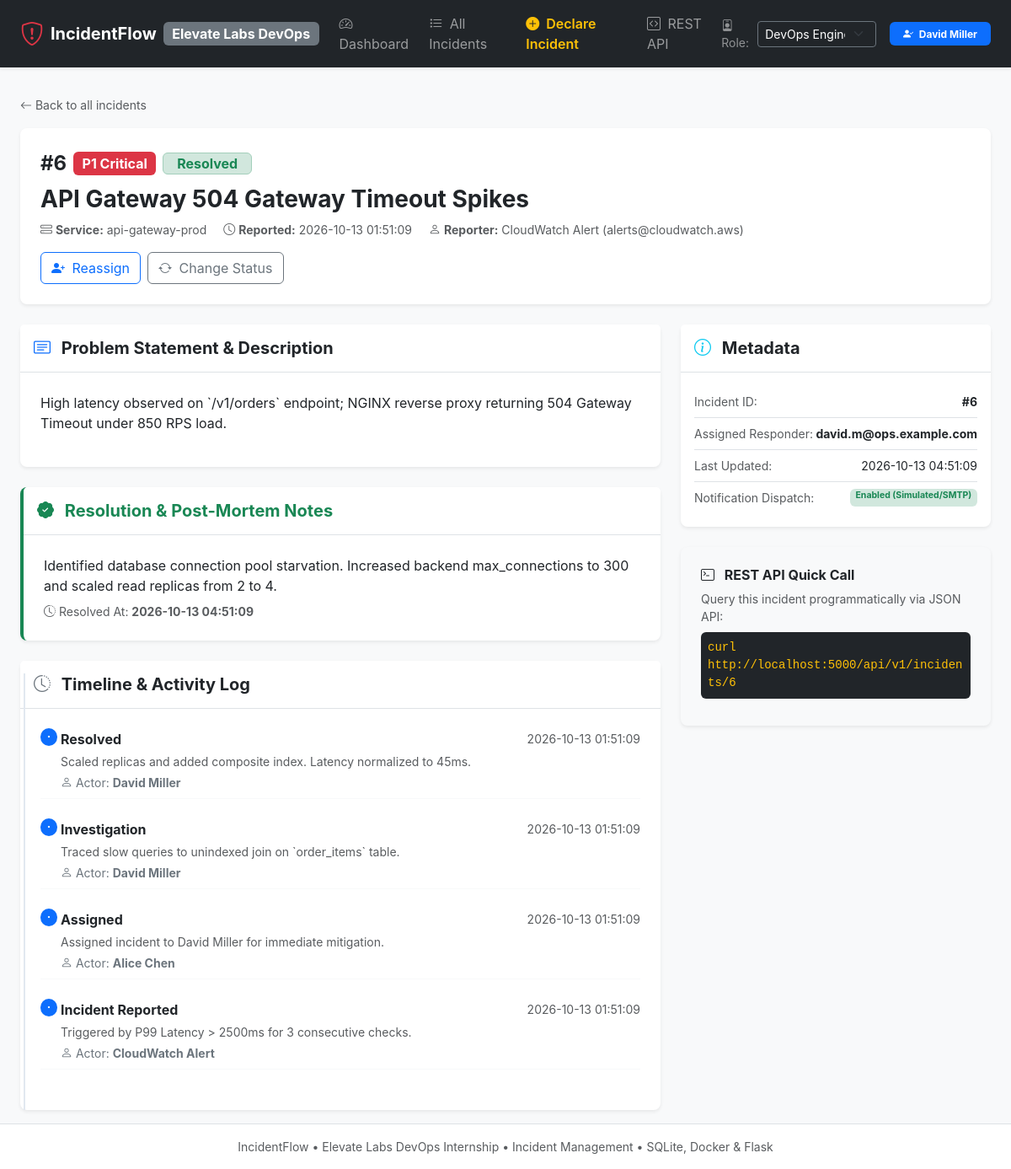
Page /incidents/6 on the committed database.
### tables this page shows
CREATE TABLE incidents (
        id INTEGER PRIMARY KEY AUTOINCREMENT,
        title TEXT NOT NULL,
        description TEXT NOT NULL,
        service TEXT NOT NULL,
        severity TEXT NOT NULL CHECK(severity IN ('P1 - Critical', 'P2 - High', 'P3 - Medium', 'P4 - Low')),
        status TEXT NOT NULL CHECK(status IN ('Open', 'Investigating', 'Mitigated', 'Resolved')),
        reporter_name TEXT NOT NULL,
        reporter_email TEXT NOT NULL,
        assigned_to TEXT,
        resolution_notes TEXT,
        created_at TEXT NOT NULL,
        updated_at TEXT NOT NULL,
        resolved_at TEXT
    );

CREATE TABLE incident_logs (
        id INTEGER PRIMARY KEY AUTOINCREMENT,
        incident_id INTEGER NOT NULL,
        action TEXT NOT NULL,
        actor TEXT NOT NULL,
        notes TEXT,
        timestamp TEXT NOT NULL,
        FOREIGN KEY(incident_id) REFERENCES incidents(id) ON DELETE CASCADE
    );

### app.py (the view)
@app.route("/incidents/<int:incident_id>")
def incident_detail_view(incident_id):
    conn = models.get_db_connection()
    incident = conn.execute("SELECT * FROM incidents WHERE id = ?", (incident_id,)).fetchone()
    if not incident:
        conn.close()
        flash(f"Incident #{incident_id} not found.", "danger")
        return redirect(url_for("incidents_view"))
    logs = conn.execute("SELECT * FROM incident_logs WHERE incident_id = ? ORDER BY id DESC", (incident_id,)).fetchall()
    users = conn.execute("SELECT * FROM users ORDER BY name ASC").fetchall()
    conn.close()
    return render_template("incident_detail.html", incident=incident, logs=logs, users=users)

### app.py (called while the page is built)
def get_current_user_role():
    return request.cookies.get("incident_user_role", "DevOps Engineer")

def get_current_user_name():
    return request.cookies.get("incident_user_name", "David Miller")

@app.context_processor
def inject_global_context():
    return {
        "current_role": get_current_user_role(),
        "current_user_name": get_current_user_name(),
        "app_version": "v1.0.0-elevatelabs"
    }

### models.py (called while the page is built)
def get_db_connection():
    conn = sqlite3.connect(DATABASE_NAME)
    conn.row_factory = sqlite3.Row
    conn.execute("PRAGMA foreign_keys = ON")
    return conn

### templates/incident_detail.html (shortened to what this page needs)
{% extends "base.html" %}
{% block content %}
<div class="mb-3">
    <a href="{{ url_for('incidents_view') }}" class="text-decoration-none text-muted small">
        <i class="bi bi-arrow-left"></i> Back to all incidents
    </a>
</div>
<div class="card border-0 shadow-sm rounded-3 mb-4">
    <div class="card-body p-4">
        <div class="d-flex flex-wrap justify-content-between align-items-start gap-3">
            <div>
                <div class="d-flex align-items-center gap-2 mb-2">
                    <span class="fs-4 fw-bold text-dark">#{{ incident.id }}</span>
                    {% if 'P1' in incident.severity %}
                        <span class="badge bg-danger fs-6">P1 Critical</span>
                    {% elif 'P2' in incident.severity %}
                        <span class="badge bg-warning text-dark fs-6">P2 High</span>
                    {% elif 'P3' in incident.severity %}
                        <span class="badge bg-info text-dark fs-6">P3 Medium</span>
                    {% else %}
                        <span class="badge bg-secondary fs-6">P4 Low</span>
                    {% endif %}
                    {% if incident.status == 'Open' %}
                        <span class="badge bg-danger-subtle text-danger border border-danger-subtle fs-6 px-3 py-1">Open</span>
                    {% elif incident.status == 'Investigating' %}
                        <span class="badge bg-warning-subtle text-warning-emphasis border border-warning-subtle fs-6 px-3 py-1">Investigating</span>
                    {% elif incident.status == 'Mitigated' %}
                        <span class="badge bg-info-subtle text-info-emphasis border border-info-subtle fs-6 px-3 py-1">Mitigated</span>
                    {% else %}
                        <span class="badge bg-success-subtle text-success border border-success-subtle fs-6 px-3 py-1">Resolved</span>
                    {% endif %}
                </div>
                <h3 class="fw-bold mb-2">{{ incident.title }}</h3>
                <div class="text-muted small">
                    <span class="me-3"><i class="bi bi-hdd-stack"></i> <strong>Service:</strong> {{ incident.service }}</span>
                    <span class="me-3"><i class="bi bi-clock"></i> <strong>Reported:</strong> {{ incident.created_at }}</span>
                    <span><i class="bi bi-person"></i> <strong>Reporter:</strong> {{ incident.reporter_name }} ({{ incident.reporter_email }})</span>
                </div>
            </div>
            <div class="d-flex gap-2">
                <button class="btn btn-outline-primary" data-bs-toggle="modal" data-bs-target="#assignModal">
                    <i class="bi bi-person-plus-fill me-1"></i> Reassign
                </button>
                <button class="btn btn-outline-secondary" data-bs-toggle="modal" data-bs-target="#statusModal">
                    <i class="bi bi-arrow-repeat me-1"></i> Change Status
                </button>
            </div>
        </div>
    </div>
</div>
<div class="row g-4">
    <div class="col-lg-8">
        <div class="card border-0 shadow-sm rounded-3 mb-4">
            <div class="card-header bg-white py-3 border-bottom">
                <h5 class="mb-0 fw-bold"><i class="bi bi-card-text text-primary me-2"></i> Problem Statement & Description</h5>
            </div>
            <div class="card-body p-4">
                <p class="fs-6 text-dark" style="white-space: pre-line;">{{ incident.description }}</p>
            </div>
        </div>
        {% if incident.resolution_notes %}
        <div class="card border-0 shadow-sm rounded-3 border-start border-success border-4 mb-4 bg-white">
            <div class="card-header bg-white py-3 border-bottom">
                <h5 class="mb-0 fw-bold text-success"><i class="bi bi-patch-check-fill me-2"></i> Resolution & Post-Mortem Notes</h5>
            </div>
            <div class="card-body p-4">
                <p class="mb-2 text-dark" style="white-space: pre-line;">{{ incident.resolution_notes }}</p>
                <div class="small text-muted">
                    <i class="bi bi-clock-history"></i> Resolved At: <strong>{{ incident.resolved_at }}</strong>
                </div>
            </div>
        </div>
        {% endif %}
        <div class="card border-0 shadow-sm rounded-3">
            <div class="card-header bg-white py-3 border-bottom">
                <h5 class="mb-0 fw-bold"><i class="bi bi-clock-history text-secondary me-2"></i> Timeline & Activity Log</h5>
            </div>
            <div class="card-body p-4">
                <ul class="list-unstyled timeline-list mb-0">
                    {% for l in logs %}
                    <li class="mb-4 pb-2 border-bottom border-light position-relative ps-4">
                        <div class="position-absolute top-0 start-0 translate-middle-y mt-2">
                            <span class="badge rounded-circle bg-primary p-1"><i class="bi bi-dot"></i></span>
                        </div>
                        <div class="d-flex justify-content-between align-items-center mb-1">
                            <span class="fw-bold text-dark">{{ l.action }}</span>
                            <span class="small text-muted">{{ l.timestamp }}</span>
                        </div>
                        <div class="small text-muted mb-1">{{ l.notes }}</div>
                        <div class="small text-secondary"><i class="bi bi-person"></i> Actor: <strong>{{ l.actor }}</strong></div>
                    </li>
                    {% endfor %}
                </ul>
            </div>
        </div>
    </div>
    <div class="col-lg-4">
        <div class="card border-0 shadow-sm rounded-3 mb-4">
            <div class="card-header bg-white py-3 border-bottom">
                <h5 class="mb-0 fw-bold"><i class="bi bi-info-circle text-info me-2"></i> Metadata</h5>
            </div>
            <div class="card-body p-3">
                <ul class="list-group list-group-flush small">
                    <li class="list-group-item d-flex justify-content-between px-0">
                        <span class="text-muted">Incident ID:</span>
                        <span class="fw-bold">#{{ incident.id }}</span>
                    </li>
                    <li class="list-group-item d-flex justify-content-between px-0">
                        <span class="text-muted">Assigned Responder:</span>
                        <span class="fw-bold">{{ incident.assigned_to or 'Unassigned' }}</span>
                    </li>
                    <li class="list-group-item d-flex justify-content-between px-0">
                        <span class="text-muted">Last Updated:</span>
                        <span>{{ incident.updated_at }}</span>
                    </li>
                    <li class="list-group-item d-flex justify-content-between px-0">
                        <span class="text-muted">Notification Dispatch:</span>
                        <span class="badge bg-success-subtle text-success">Enabled (Simulated/SMTP)</span>
                    </li>
                </ul>
            </div>
        </div>
        <div class="card border-0 shadow-sm rounded-3 bg-light">
            <div class="card-body p-4">
                <h6 class="fw-bold"><i class="bi bi-terminal me-2"></i> REST API Quick Call</h6>
                <p class="small text-muted mb-2">Query this incident programmatically via JSON API:</p>
                <code class="d-block p-2 bg-dark text-warning rounded small mb-2">
                    curl http://localhost:5000/api/v1/incidents/{{ incident.id }}
                </code>
            </div>
        </div>
    </div>
</div>
{% endblock %}

### static/css/custom.css (style rules this page uses)
body { font-family: -apple-system, BlinkMacSystemFont, "Segoe UI", Roboto, "Helvetica Neue", Arial, sans-serif; color: #2b2f38; }
.card { transition: transform 0.15s ease-in-out, box-shadow 0.15s ease-in-out; }
.timeline-list::before { content: ''; position: absolute; top: 15px; bottom: 0; left: 4px; width: 2px; background: #e2e8f0; }

### rows in the picture
incidents: id "6", title "API Gateway 504 Gateway Timeout Spikes", service "api-gateway-prod", created_at "2026-10-13 01:51:09", reporter_name "CloudWatch Alert", reporter_email "alerts@cloudwatch.aws", description "High latency observed on `/v1/orders` endpoint; NGINX reverse proxy returning 504 Gateway Timeout under 850 RPS load.", resolution_notes "Identified database connection pool starvation. Increased backend max_connections to 300 and scaled read replicas from 2 to 4.", resolved_at "2026-10-13 04:51:09", assigned_to "david.m@ops.example.com", updated_at "2026-10-13 04:51:09"
incident_logs: action "Resolved", timestamp "2026-10-13 01:51:09", notes "Scaled replicas and added composite index. Latency normalized to 45ms.", actor "David Miller"
incident_logs: action "Investigation", timestamp "2026-10-13 01:51:09", notes "Traced slow queries to unindexed join on `order_items` table.", actor "David Miller"
incident_logs: action "Assigned", timestamp "2026-10-13 01:51:09", notes "Assigned incident to David Miller for immediate mitigation.", actor "Alice Chen"
incident_logs: action "Incident Reported", timestamp "2026-10-13 01:51:09", notes "Triggered by P99 Latency > 2500ms for 3 consecutive checks.", actor "CloudWatch Alert"

### other values in the picture
{{ current_user_name }} "David Miller"
